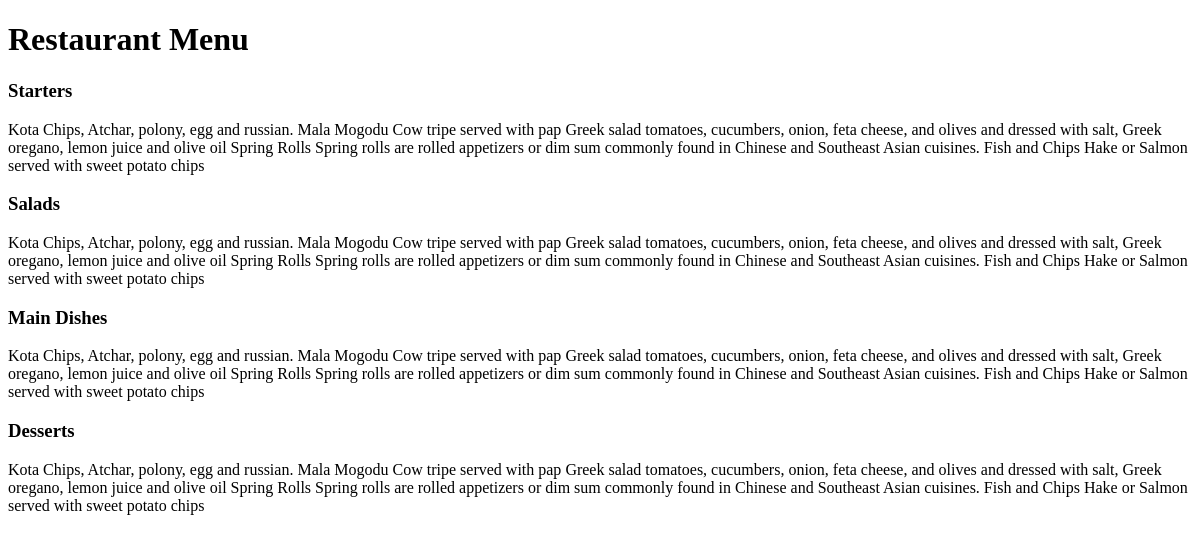
Before: / with the older database file.
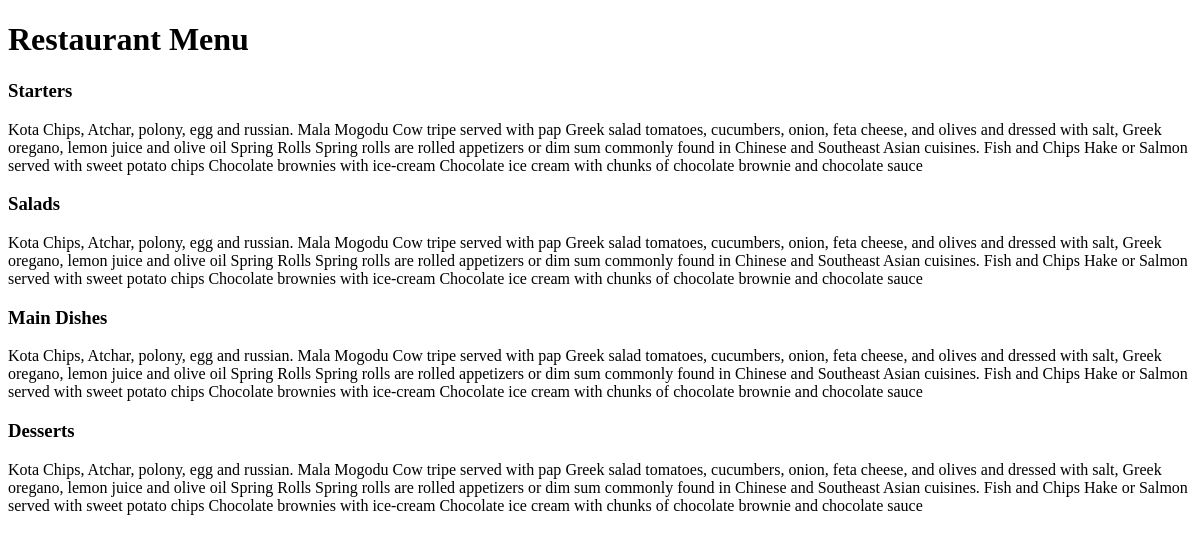
After: the same page with the newer database file.
### restaurant_menu/models.py (models this page shows, shortened)
class Item(models.Model):
    meal = models.CharField(max_length=1000, unique=True)
    description = models.CharField(max_length=2000)
    price = models.DecimalField(decimal_places=2, max_digits=10)
    meal_type = models.CharField(choices=MEAL_TYPE, max_length=200)
    author = models.ForeignKey(User, on_delete=models.PROTECT)
    status = models.IntegerField(choices=STATUS, default=0)
    date_created = models.DateTimeField(auto_now_add=True)
    date_updated = models.DateTimeField(auto_now=True)

### restaurant_menu/views.py (the view)
# urls.py: path('', views.MenuList.as_view(), name='home'),
class MenuList(generic.ListView):
    queryset = Item.objects.order_by("date_created")
    template_name = "index.html"
    def get_context_data(self, **kwargs):
        context = super().get_context_data(**kwargs)
        context["meals"] = MEAL_TYPE
        return context

### restaurant_menu/templates/index.html (shortened to what this page needs)
<!DOCTYPE html>
<html lang="en">
<head>
</head>
<body>
    <h1>Restaurant Menu</h1>
    {% for meal in meals %}
    <h3>{{ meal.1 }}</h3>
    {% for m in item_list %}
        {{ m.meal }}
        {{ m.description}}
    {% endfor %}
    {% endfor %}
</body>
</html>

Changed rows visible on the page:
added Item: meal "Chocolate brownies with ice-cream", description "Chocolate ice cream with chunks of chocolate brownie and chocolate sauce"
